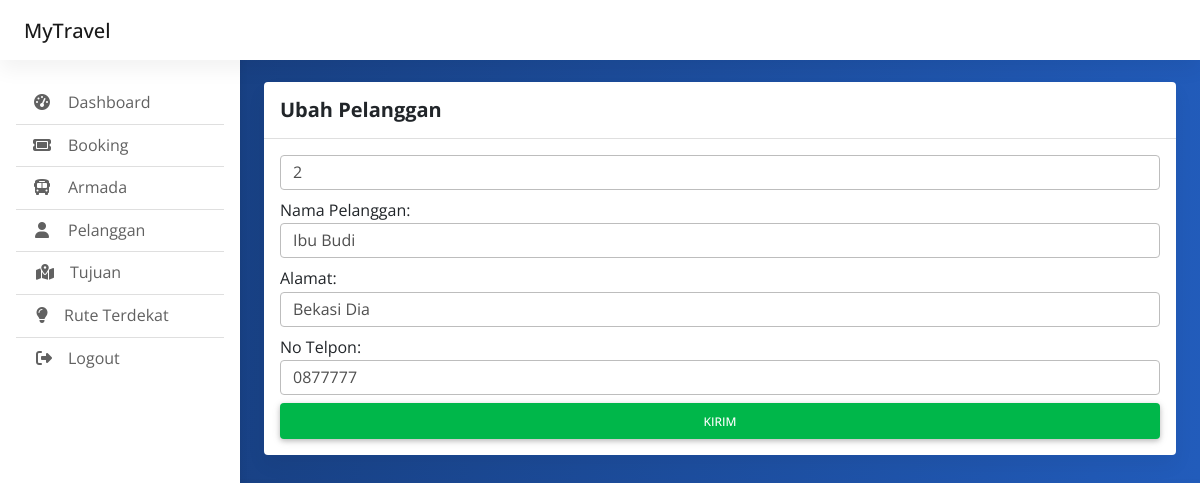
Screenshot of /index.php/admin/pelanggan_edit/2 with the database file from the repository.
### tables this page shows
CREATE TABLE `pelanggan` (
  `id_pelanggan` int(255) NOT NULL,
  `nama_pelanggan` varchar(255) NOT NULL,
  `alamat` varchar(255) NOT NULL,
  `no_telpon` varchar(255) NOT NULL,
  `email` varchar(255) NOT NULL,
  `password` varchar(255) NOT NULL
);

### application/controllers/Admin.php (called while the page is built, shortened)
<?php
class Admin extends CI_Controller {
	public function __construct()
	{
		$this->load->model('akun_model');
		$this->load->model('crud_model');
	}
	public function pelanggan_edit($id)
	{
		$data['array_pelanggan'] = $this->crud_model->mengambil_data_id('pelanggan','id_pelanggan',$id);
		$data['obj_pelanggan'] = $data['array_pelanggan'][0];
		$this->load->view('admin_pelanggan_edit',$data);
	}
}

### index.php (called while the page is built, shortened)
<?php
require_once BASEPATH.'core/CodeIgniter.php';

### application/models/Crud_model.php (called while the page is built, shortened)
<?php
class Crud_model extends CI_Model{
	public function mengambil_data_id($nama_tabel, $nama_colum, $id)
	{
		$this->db->select('*');
		$this->db->from($nama_tabel);
		$this->db->where($nama_colum, $id);
		$query = $this->db->get();
		return $query->result();
	}
}

### application/views/admin_pelanggan_edit.php (the view, shortened to what this page needs)
<!doctype html>
<html lang="en">
  <head>
    <link href="https://cdn.jsdelivr.net/npm/bootstrap@5.3.0-alpha1/dist/css/bootstrap.min.css" rel="stylesheet">
	<link rel="stylesheet" href="https://cdnjs.cloudflare.com/ajax/libs/font-awesome/6.4.0/css/all.min.css" />
	<link rel="stylesheet" href="<?=base_url()?>css/mdb.min.css" />
	<link rel="stylesheet" href="<?=base_url()?>css/admin.css" />
  </head>
<body>
  <header>
  </header>
  <main style="margin-top: 58px">
    <div class="container pt-4">
		  <section class="mb-4">
			<div class="card">
			  <div class="card-header py-3">
				<h5 class="mb-0"><strong>Ubah Pelanggan</strong></h5>
			  </div>
			  <div class="card-body">
				<form action="<?=site_url('/admin/pelanggan_edit_go')?>" method="post">
					<div class="form-group mb-2">
					  <input name="id_pelanggan" type="text" class="form-control" id="nama" value="<?=$obj_pelanggan->id_pelanggan?>">
					</div>
					<div class="form-group mb-2">
					  <label for="nama">Nama Pelanggan:</label>
					  <input name="nama_pelanggan" type="text" class="form-control" id="nama" value="<?=$obj_pelanggan->nama_pelanggan?>">
					</div>
					<div class="form-group mb-2">
					  <label for="nama">Alamat:</label>
					  <input name="alamat" type="text" class="form-control" id="nama" value="<?=$obj_pelanggan->alamat?>">
					</div>
					<div class="form-group mb-2">
					  <label for="nama">No Telpon:</label>
					  <input name="no_telpon" type="numer" class="form-control" id="nama" value="<?=$obj_pelanggan->no_telpon?>">
					</div>
					<button type="submit" class="btn btn-success btn-block">Kirim</button>
				  </form>
			  </div>
			</div>
		  </section>
    </div>
  </main>
</body>
</html>

### css/admin.css (style rules this page uses)
body { background-color: #fbfbfb; }
@media (min-width: 991.98px) { main { padding-left: 240px; } }

### application/views/admin_pelanggan_edit.php (style rules this page uses)
body { background-color: #163a76; font-family: 'Open Sans', sans-serif; background: rgb(22,58,118); background: linear-gradient(94deg, rgba(22,58,118,1) 0%, rgba(34,92,187,1) 100%); }
button { padding: 3px 12px 3px 12px; }

### rows the page displays
pelanggan: id_pelanggan "2", nama_pelanggan "Ibu Budi", alamat "Bekasi Dia", no_telpon "0877777"
